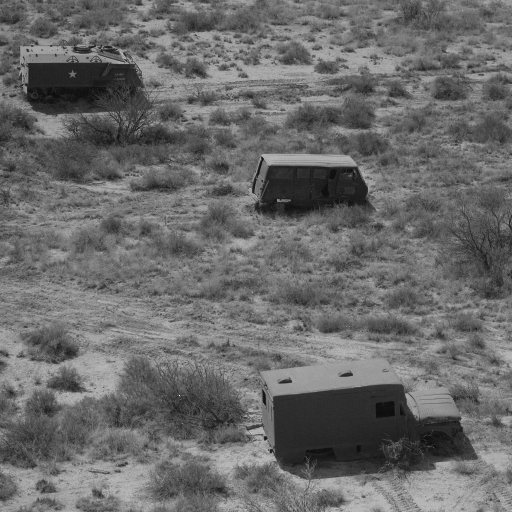
#> input picture misc/7.1.05.tiff, 512 x 512 px, found by its file name
$ python periodicNoise.py
#> lines starting #> are read from the running program, lines starting #| are printed output that depends on the picture
import numpy as np
import skimage.io as io
import skimage.exposure as ex
from skimage.util import img_as_float,img_as_ubyte
from numpy.fft import ifft2,fft2,fftshift
import math

g = io.imread('D:\\DIP_python\\misc\\7.1.05.tiff')
#> g is the input picture: shape (512, 512); min 12, max 249, mean 106.4
io.imshow(g)
io.show()

r,c=g.shape
#> r = 512; c = 512
x,y=np.mgrid[0:r,0:c].astype('float32')
p=np.sin(x/3+y/3)+1.0
gp=(2*img_as_float(g)+p/2)/3
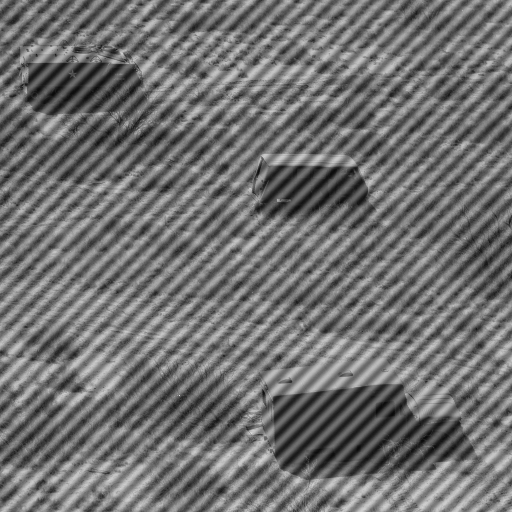
#> gp: shape (512, 512) float64; min 0.0369, max 0.868, mean 0.445
io.imshow(gp)
io.show()

gf=fftshift(fft2(gp))
temp=ex.rescale_intensity(abs(gf), out_range=(0,1))
gf2=img_as_ubyte(temp)
gf2[200,200]=0
i,j=np.where(gf2==gf2.max())
#> i = [256]; j = [256]
c=np.sqrt((i-200)**2+(j-200)**2)
#> c = [79.2]
#> (the run stopped early here; a loop or call above may not have finished)
